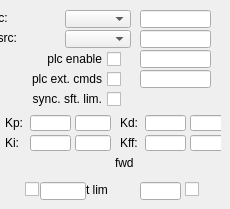
   <widget class="QWidget" name="tab_2">
    <attribute name="title">
     <string>ECMC Expert</string>
    </attribute>
    <widget class="caLineEdit" name="caLineEdit_43">
     <property name="geometry">
      <rect>
       <x>140</x>
       <y>50</y>
       <width>71</width>
       <height>18</height>
      </rect>
     </property>
     <property name="alignment">
      <set>Qt::AlignAbsolute|Qt::AlignLeading|Qt::AlignLeft|Qt::AlignVCenter</set>
     </property>
     <property name="channel" stdset="0">
      <string notr="true">$(DEV):$(Axis)-PLC-EnaCmd-RB</string>
     </property>
     <property name="foreground">
      <color>
       <red>0</red>
       <green>0</green>
       <blue>0</blue>
      </color>
     </property>
     <property name="background">
      <color>
       <red>216</red>
       <green>216</green>
       <blue>216</blue>
      </color>
     </property>
     <property name="colorMode">
      <enum>caLineEdit::Default</enum>
     </property>
     <property name="precisionMode">
      <enum>caLineEdit::Channel</enum>
     </property>
     <property name="limitsMode">
      <enum>caLineEdit::Channel</enum>
     </property>
     <property name="maxValue">
      <double>1.000000000000000</double>
     </property>
     <property name="minValue">
      <double>0.000000000000000</double>
     </property>
     <property name="fontScaleMode" stdset="0">
      <enum>caLineEdit::WidthAndHeight</enum>
     </property>
     <property name="unitsEnabled">
      <bool>true</bool>
     </property>
     <property name="formatType">
      <enum>caLineEdit::decimal</enum>
     </property>
    </widget>
    <widget class="caToggleButton" name="catogglebutton_3">
     <property name="geometry">
      <rect>
       <x>21</x>
       <y>50</y>
       <width>100</width>
       <height>18</height>
      </rect>
     </property>
     <property name="layoutDirection">
      <enum>Qt::RightToLeft</enum>
     </property>
     <property name="text">
      <string>plc enable</string>
     </property>
     <property name="channel" stdset="0">
      <string notr="true">$(DEV):$(Axis)-PLC-EnaCmd</string>
     </property>
     <property name="colorMode">
      <enum>caToggleButton::Default</enum>
     </property>
    </widget>
    <widget class="caLineEdit" name="caLineEdit_44">
     <property name="geometry">
      <rect>
       <x>140</x>
       <y>70</y>
       <width>71</width>
       <height>18</height>
      </rect>
     </property>
     <property name="alignment">
      <set>Qt::AlignAbsolute|Qt::AlignLeading|Qt::AlignLeft|Qt::AlignVCenter</set>
     </property>
     <property name="channel" stdset="0">
      <string notr="true">$(DEV):$(Axis)-CmdFrmPLCCmd-RB</string>
     </property>
     <property name="foreground">
      <color>
       <red>0</red>
       <green>0</green>
       <blue>0</blue>
      </color>
     </property>
     <property name="background">
      <color>
       <red>216</red>
       <green>216</green>
       <blue>216</blue>
      </color>
     </property>
     <property name="colorMode">
      <enum>caLineEdit::Default</enum>
     </property>
     <property name="precisionMode">
      <enum>caLineEdit::Channel</enum>
     </property>
     <property name="limitsMode">
      <enum>caLineEdit::Channel</enum>
     </property>
     <property name="maxValue">
      <double>1.000000000000000</double>
     </property>
     <property name="minValue">
      <double>0.000000000000000</double>
     </property>
     <property name="fontScaleMode" stdset="0">
      <enum>caLineEdit::WidthAndHeight</enum>
     </property>
     <property name="unitsEnabled">
      <bool>true</bool>
     </property>
     <property name="formatType">
      <enum>caLineEdit::decimal</enum>
     </property>
    </widget>
    <widget class="caToggleButton" name="catogglebutton_8">
     <property name="geometry">
      <rect>
       <x>10</x>
       <y>70</y>
       <width>111</width>
       <height>18</height>
      </rect>
     </property>
     <property name="layoutDirection">
      <enum>Qt::RightToLeft</enum>
     </property>
     <property name="text">
      <string>plc ext. cmds</string>
     </property>
     <property name="channel" stdset="0">
      <string notr="true">$(DEV):$(Axis)-CmdFrmPLCCmd</string>
     </property>
    </widget>
    <widget class="caLabel" name="calabel_87">
     <property name="geometry">
      <rect>
       <x>70</x>
       <y>182</y>
       <width>61</width>
       <height>16</height>
      </rect>
     </property>
     <property name="maximumSize">
      <size>
       <width>16777215</width>
       <height>16</height>
      </size>
     </property>
     <property name="text">
      <string>soft lim</string>
     </property>
    </widget>
    <widget class="caLed" name="caled_42">
     <property name="geometry">
      <rect>
       <x>200</x>
       <y>180</y>
       <width>14</width>
       <height>18</height>
      </rect>
     </property>
     <property name="rectangular">
      <bool>true</bool>
     </property>
     <property name="gradientEnabled">
      <bool>false</bool>
     </property>
     <property name="ledWidth">
      <number>12</number>
     </property>
     <property name="ledHeight">
      <number>12</number>
     </property>
     <property name="channel" stdset="0">
      <string notr="true">$(DEV):$(Axis)-SftLimFwdEna-RB</string>
     </property>
     <property name="falseColor">
      <color>
       <red>160</red>
       <green>160</green>
       <blue>160</blue>
      </color>
     </property>
     <property name="trueColor">
      <color>
       <red>0</red>
       <green>85</green>
       <blue>0</blue>
      </color>
     </property>
    </widget>
    <widget class="caTextEntry" name="catextentry_29">
     <property name="geometry">
      <rect>
       <x>40</x>
       <y>182</y>
       <width>46</width>
       <height>18</height>
      </rect>
     </property>
     <property name="maximumSize">
      <size>
       <width>16777215</width>
       <height>18</height>
      </size>
     </property>
     <property name="readOnly">
      <bool>false</bool>
     </property>
     <property name="channel" stdset="0">
      <string notr="true">$(DEV):$(Axis)-CfgDLLM</string>
     </property>
     <property name="keepFocus">
      <bool>true</bool>
     </property>
    </widget>
    <widget class="caToggleButton" name="catogglebutton_10">
     <property name="geometry">
      <rect>
       <x>185</x>
       <y>179</y>
       <width>16</width>
       <height>20</height>
      </rect>
     </property>
     <property name="minimumSize">
      <size>
       <width>0</width>
       <height>20</height>
      </size>
     </property>
     <property name="maximumSize">
      <size>
       <width>16777215</width>
       <height>20</height>
      </size>
     </property>
     <property name="iconSize">
      <size>
       <width>22</width>
       <height>22</height>
      </size>
     </property>
     <property name="checkable">
      <bool>true</bool>
     </property>
     <property name="channel" stdset="0">
      <string notr="true">$(DEV):$(Axis)-SftLimFwdEna</string>
     </property>
    </widget>
    <widget class="caLed" name="caled_43">
     <property name="geometry">
      <rect>
       <x>10</x>
       <y>180</y>
       <width>14</width>
       <height>18</height>
      </rect>
     </property>
     <property name="rectangular">
      <bool>true</bool>
     </property>
     <property name="gradientEnabled">
      <bool>false</bool>
     </property>
     <property name="ledWidth">
      <number>12</number>
     </property>
     <property name="ledHeight">
      <number>12</number>
     </property>
     <property name="channel" stdset="0">
      <string notr="true">$(DEV):$(Axis)-SftLimBwdEna-RB</string>
     </property>
     <property name="falseColor">
      <color>
       <red>160</red>
       <green>160</green>
       <blue>160</blue>
      </color>
     </property>
     <property name="trueColor">
      <color>
       <red>0</red>
       <green>85</green>
       <blue>0</blue>
      </color>
     </property>
    </widget>
    <widget class="caTextEntry" name="catextentry_30">
     <property name="geometry">
      <rect>
       <x>140</x>
       <y>182</y>
       <width>41</width>
       <height>18</height>
      </rect>
     </property>
     <property name="maximumSize">
      <size>
       <width>16777215</width>
       <height>18</height>
      </size>
     </property>
     <property name="readOnly">
      <bool>false</bool>
     </property>
     <property name="channel" stdset="0">
      <string notr="true">$(DEV):$(Axis)-CfgDHLM</string>
     </property>
     <property name="keepFocus">
      <bool>true</bool>
     </property>
    </widget>
    <widget class="caToggleButton" name="catogglebutton_11">
     <property name="geometry">
      <rect>
       <x>25</x>
       <y>179</y>
       <width>16</width>
       <height>20</height>
      </rect>
     </property>
     <property name="minimumSize">
      <size>
       <width>0</width>
       <height>20</height>
      </size>
     </property>
     <property name="maximumSize">
      <size>
       <width>16777215</width>
       <height>20</height>
      </size>
     </property>
     <property name="iconSize">
      <size>
       <width>22</width>
       <height>22</height>
      </size>
     </property>
     <property name="checkable">
      <bool>true</bool>
     </property>
     <property name="channel" stdset="0">
      <string notr="true">$(DEV):$(Axis)-SftLimBwdEna</string>
     </property>
    </widget>
    <widget class="caLabel" name="calabel_88">
     <property name="geometry">
      <rect>
       <x>115</x>
       <y>155</y>
       <width>80</width>
       <height>16</height>
      </rect>
     </property>
     <property name="maximumSize">
      <size>
       <width>16777215</width>
       <height>16</height>
      </size>
     </property>
     <property name="text">
      <string>fwd</string>
     </property>
    </widget>
    <widget class="caGraphics" name="cagraphics_5">
     <property name="geometry">
      <rect>
       <x>120</x>
       <y>160</y>
       <width>101</width>
       <height>21</height>
      </rect>
     </property>
     <property name="form">
      <enum>caGraphics::Arrow</enum>
     </property>
     <property name="tiltAngle">
      <number>180</number>
     </property>
    </widget>
    <widget class="caGraphics" name="cagraphics_6">
     <property name="geometry">
      <rect>
       <x>10</x>
       <y>160</y>
       <width>116</width>
       <height>21</height>
      </rect>
     </property>
     <property name="form">
      <enum>caGraphics::Arrow</enum>
     </property>
    </widget>
    <widget class="caLabel" name="calabel_89">
     <property name="geometry">
      <rect>
       <x>-30</x>
       <y>155</y>
       <width>80</width>
       <height>16</height>
      </rect>
     </property>
     <property name="maximumSize">
      <size>
       <width>16777215</width>
       <height>16</height>
      </size>
     </property>
     <property name="text">
      <string>bwd</string>
     </property>
    </widget>
    <widget class="caLineEdit" name="calineedit_14">
     <property name="geometry">
      <rect>
       <x>140</x>
       <y>10</y>
       <width>71</width>
       <height>18</height>
      </rect>
     </property>
     <property name="minimumSize">
      <size>
       <width>0</width>
       <height>18</height>
      </size>
     </property>
     <property name="channel" stdset="0">
      <string notr="true">$(DEV):$(Axis)-TrjSrcTyp-RB</string>
     </property>
     <property name="precisionMode">
      <enum>caLineEdit::Channel</enum>
     </property>
     <property name="limitsMode">
      <enum>caLineEdit::User</enum>
     </property>
     <property name="unitsEnabled">
      <bool>true</bool>
     </property>
    </widget>
    <widget class="caMenu" name="camenu">
     <property name="geometry">
      <rect>
       <x>65</x>
       <y>10</y>
       <width>66</width>
       <height>18</height>
      </rect>
     </property>
     <property name="minimumSize">
      <size>
       <width>0</width>
       <height>18</height>
      </size>
     </property>
     <property name="layoutDirection">
      <enum>Qt::LeftToRight</enum>
     </property>
     <property name="channel" stdset="0">
      <string notr="true">$(DEV):$(Axis)-TrjSrcTyp-Cmd</string>
     </property>
    </widget>
    <widget class="caLabel" name="calabel_90">
     <property name="geometry">
      <rect>
       <x>-25</x>
       <y>10</y>
       <width>80</width>
       <height>16</height>
      </rect>
     </property>
     <property name="maximumSize">
      <size>
       <width>16777215</width>
       <height>16</height>
      </size>
     </property>
     <property name="text">
      <string>trj src:</string>
     </property>
    </widget>
    <widget class="caMenu" name="camenu_6">
     <property name="geometry">
      <rect>
       <x>65</x>
       <y>30</y>
       <width>66</width>
       <height>18</height>
      </rect>
     </property>
     <property name="minimumSize">
      <size>
       <width>0</width>
       <height>18</height>
      </size>
     </property>
     <property name="layoutDirection">
      <enum>Qt::LeftToRight</enum>
     </property>
     <property name="channel" stdset="0">
      <string notr="true">$(DEV):$(Axis)-EncSrcTyp-Cmd</string>
     </property>
    </widget>
    <widget class="caLineEdit" name="calineedit_17">
     <property name="geometry">
      <rect>
       <x>140</x>
       <y>30</y>
       <width>71</width>
       <height>18</height>
      </rect>
     </property>
     <property name="minimumSize">
      <size>
       <width>0</width>
       <height>18</height>
      </size>
     </property>
     <property name="channel" stdset="0">
      <string notr="true">$(DEV):$(Axis)-EncSrcTyp-RB</string>
     </property>
     <property name="precisionMode">
      <enum>caLineEdit::Channel</enum>
     </property>
     <property name="limitsMode">
      <enum>caLineEdit::User</enum>
     </property>
     <property name="unitsEnabled">
      <bool>true</bool>
     </property>
    </widget>
    <widget class="caLabel" name="calabel_91">
     <property name="geometry">
      <rect>
       <x>-25</x>
       <y>30</y>
       <width>80</width>
       <height>16</height>
      </rect>
     </property>
     <property name="maximumSize">
      <size>
       <width>16777215</width>
       <height>16</height>
      </size>
     </property>
     <property name="text">
      <string>enc src:</string>
     </property>
    </widget>
    <widget class="caToggleButton" name="catogglebutton_9">
     <property name="geometry">
      <rect>
       <x>10</x>
       <y>90</y>
       <width>111</width>
       <height>18</height>
      </rect>
     </property>
     <property name="layoutDirection">
      <enum>Qt::RightToLeft</enum>
     </property>
     <property name="text">
      <string>sync. sft. lim.</string>
     </property>
     <property name="channel" stdset="0">
      <string notr="true">$(DEV):$(Axis)-CfgSyncSftLim</string>
     </property>
    </widget>
    <widget class="caFrame" name="caframe">
     <property name="geometry">
      <rect>
       <x>5</x>
       <y>105</y>
       <width>216</width>
       <height>56</height>
      </rect>
     </property>
     <property name="visibility">
      <enum>caFrame::Calc</enum>
     </property>
     <property name="visibilityCalc">
      <string notr="true">A=1</string>
     </property>
     <property name="channel" stdset="0">
      <string notr="true">$(DEV):$(Axis)-Type</string>
     </property>
     <widget class="caLabel" name="calabel_60">
      <property name="geometry">
       <rect>
        <x>115</x>
        <y>10</y>
        <width>21</width>
        <height>16</height>
       </rect>
      </property>
      <property name="maximumSize">
       <size>
        <width>16777215</width>
        <height>16</height>
       </size>
      </property>
      <property name="text">
       <string>Kd:</string>
      </property>
     </widget>
     <widget class="caTextEntry" name="catextentry_15">
      <property name="geometry">
       <rect>
        <x>25</x>
        <y>30</y>
        <width>41</width>
        <height>16</height>
       </rect>
      </property>
      <property name="maximumSize">
       <size>
        <width>16777215</width>
        <height>18</height>
       </size>
      </property>
      <property name="readOnly">
       <bool>false</bool>
      </property>
      <property name="channel" stdset="0">
       <string notr="true">$(DEV):$(Axis)-Ctrl-Ki</string>
      </property>
      <property name="keepFocus">
       <bool>true</bool>
      </property>
     </widget>
     <widget class="caLineEdit" name="calineedit_39">
      <property name="geometry">
       <rect>
        <x>70</x>
        <y>30</y>
        <width>36</width>
        <height>16</height>
       </rect>
      </property>
      <property name="maximumSize">
       <size>
        <width>16777215</width>
        <height>18</height>
       </size>
      </property>
      <property name="channel" stdset="0">
       <string notr="true">$(DEV):$(Axis)-Ctrl-Ki</string>
      </property>
      <property name="background">
       <color alpha="222">
        <red>192</red>
        <green>192</green>
        <blue>192</blue>
       </color>
      </property>
      <property name="colorMode">
       <enum>caLineEdit::Static</enum>
      </property>
      <property name="precisionMode">
       <enum>caLineEdit::Channel</enum>
      </property>
      <property name="limitsMode">
       <enum>caLineEdit::User</enum>
      </property>
      <property name="unitsEnabled">
       <bool>true</bool>
      </property>
     </widget>
     <widget class="caLineEdit" name="calineedit_40">
      <property name="geometry">
       <rect>
        <x>185</x>
        <y>10</y>
        <width>36</width>
        <height>16</height>
       </rect>
      </property>
      <property name="maximumSize">
       <size>
        <width>16777215</width>
        <height>18</height>
       </size>
      </property>
      <property name="channel" stdset="0">
       <string notr="true">$(DEV):$(Axis)-Ctrl-Kd</string>
      </property>
      <property name="background">
       <color alpha="222">
        <red>192</red>
        <green>192</green>
        <blue>192</blue>
       </color>
      </property>
      <property name="colorMode">
       <enum>caLineEdit::Static</enum>
      </property>
      <property name="precisionMode">
       <enum>caLineEdit::Channel</enum>
      </property>
      <property name="limitsMode">
       <enum>caLineEdit::User</enum>
      </property>
      <property name="unitsEnabled">
       <bool>true</bool>
      </property>
     </widget>
     <widget class="caLineEdit" name="calineedit_43">
      <property name="geometry">
       <rect>
        <x>185</x>
        <y>30</y>
        <width>36</width>
        <height>16</height>
       </rect>
      </property>
      <property name="maximumSize">
       <size>
        <width>16777215</width>
        <height>18</height>
       </size>
      </property>
      <property name="channel" stdset="0">
       <string notr="true">$(DEV):$(Axis)-Ctrl-Kff</string>
      </property>
      <property name="background">
       <color alpha="222">
        <red>192</red>
        <green>192</green>
        <blue>192</blue>
       </color>
      </property>
      <property name="colorMode">
       <enum>caLineEdit::Static</enum>
      </property>
      <property name="precisionMode">
       <enum>caLineEdit::Channel</enum>
      </property>
      <property name="limitsMode">
       <enum>caLineEdit::User</enum>
      </property>
      <property name="unitsEnabled">
       <bool>true</bool>
      </property>
     </widget>
     <widget class="caTextEntry" name="catextentry_17">
      <property name="geometry">
       <rect>
        <x>140</x>
        <y>10</y>
        <width>41</width>
        <height>16</height>
       </rect>
      </property>
      <property name="maximumSize">
       <size>
        <width>16777215</width>
        <height>18</height>
       </size>
      </property>
      <property name="readOnly">
       <bool>false</bool>
      </property>
      <property name="channel" stdset="0">
       <string notr="true">$(DEV):$(Axis)-Ctrl-Kd</string>
      </property>
      <property name="keepFocus">
       <bool>true</bool>
      </property>
     </widget>
     <widget class="caLabel" name="calabel_44">
      <property name="geometry">
       <rect>
        <x>0</x>
        <y>10</y>
        <width>21</width>
        <height>16</height>
       </rect>
      </property>
      <property name="maximumSize">
       <size>
        <width>16777215</width>
        <height>16</height>
       </size>
      </property>
      <property name="text">
       <string>Kp:</string>
      </property>
     </widget>
     <widget class="caLabel" name="calabel_59">
      <property name="geometry">
       <rect>
        <x>0</x>
        <y>30</y>
        <width>21</width>
        <height>16</height>
       </rect>
      </property>
      <property name="maximumSize">
       <size>
        <width>16777215</width>
        <height>16</height>
       </size>
      </property>
      <property name="text">
       <string>Ki:</string>
      </property>
     </widget>
     <widget class="caTextEntry" name="catextentry_28">
      <property name="geometry">
       <rect>
        <x>140</x>
        <y>30</y>
        <width>41</width>
        <height>16</height>
       </rect>
      </property>
      <property name="maximumSize">
       <size>
        <width>16777215</width>
        <height>18</height>
       </size>
      </property>
      <property name="readOnly">
       <bool>false</bool>
      </property>
      <property name="channel" stdset="0">
       <string notr="true">$(DEV):$(Axis)-Ctrl-Kff</string>
      </property>
      <property name="keepFocus">
       <bool>true</bool>
      </property>
     </widget>
     <widget class="caLineEdit" name="calineedit_38">
      <property name="geometry">
       <rect>
        <x>70</x>
        <y>10</y>
        <width>36</width>
        <height>16</height>
       </rect>
      </property>
      <property name="maximumSize">
       <size>
        <width>16777215</width>
        <height>18</height>
       </size>
      </property>
      <property name="channel" stdset="0">
       <string notr="true">$(DEV):$(Axis)-Ctrl-Kp</string>
      </property>
      <property name="background">
       <color alpha="222">
        <red>192</red>
        <green>192</green>
        <blue>192</blue>
       </color>
      </property>
      <property name="colorMode">
       <enum>caLineEdit::Static</enum>
      </property>
      <property name="precisionMode">
       <enum>caLineEdit::Channel</enum>
      </property>
      <property name="limitsMode">
       <enum>caLineEdit::User</enum>
      </property>
      <property name="unitsEnabled">
       <bool>true</bool>
      </property>
     </widget>
     <widget class="caTextEntry" name="catextentry_14">
      <property name="geometry">
       <rect>
        <x>25</x>
        <y>10</y>
        <width>41</width>
        <height>16</height>
       </rect>
      </property>
      <property name="maximumSize">
       <size>
        <width>16777215</width>
        <height>18</height>
       </size>
      </property>
      <property name="readOnly">
       <bool>false</bool>
      </property>
      <property name="channel" stdset="0">
       <string notr="true">$(DEV):$(Axis)-Ctrl-Kp</string>
      </property>
      <property name="keepFocus">
       <bool>true</bool>
      </property>
     </widget>
     <widget class="caLabel" name="calabel_62">
      <property name="geometry">
       <rect>
        <x>115</x>
        <y>30</y>
        <width>21</width>
        <height>16</height>
       </rect>
      </property>
      <property name="maximumSize">
       <size>
        <width>16777215</width>
        <height>16</height>
       </size>
      </property>
      <property name="text">
       <string>Kff:</string>
      </property>
     </widget>
    </widget>
    <zorder>cagraphics_5</zorder>
    <zorder>caLineEdit_43</zorder>
    <zorder>catogglebutton_3</zorder>
    <zorder>caLineEdit_44</zorder>
    <zorder>catogglebutton_8</zorder>
    <zorder>calabel_87</zorder>
    <zorder>caled_42</zorder>
    <zorder>catextentry_29</zorder>
    <zorder>catogglebutton_10</zorder>
    <zorder>caled_43</zorder>
    <zorder>catextentry_30</zorder>
    <zorder>catogglebutton_11</zorder>
    <zorder>calabel_88</zorder>
    <zorder>cagraphics_6</zorder>
    <zorder>calabel_89</zorder>
    <zorder>calineedit_14</zorder>
    <zorder>camenu</zorder>
    <zorder>calabel_90</zorder>
    <zorder>camenu_6</zorder>
    <zorder>calineedit_17</zorder>
    <zorder>calabel_91</zorder>
    <zorder>catogglebutton_9</zorder>
    <zorder>caframe</zorder>
   </widget>
